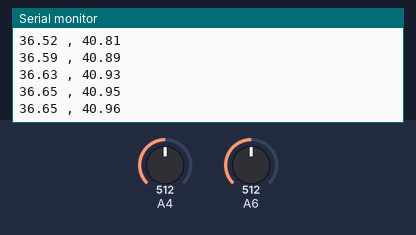
Bench run of a sketch on a simulated Arduino Nano, built with avr-gcc and run on an emulated ATmega328P. On the bench: the last lines printed to the serial monitor. Inputs (shaded band) come from the test bench; at power-on: A4 = 512, A6 = 512.

Above: at 1.2 s.
1.3 s: A4 set to 0
At 1.33 s:
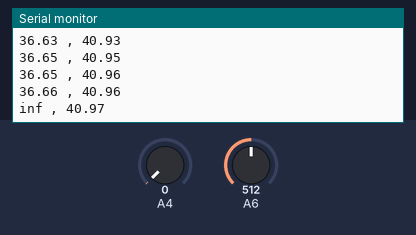
2.9 s: A6 set to 0
At 2.95 s:
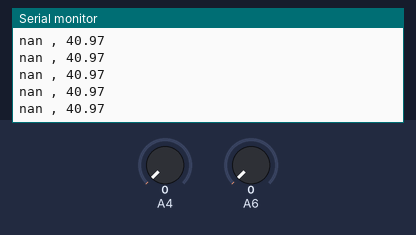
Timing chart, 0 to 5.9 s (numbered marks = the images above; inputs shaded):
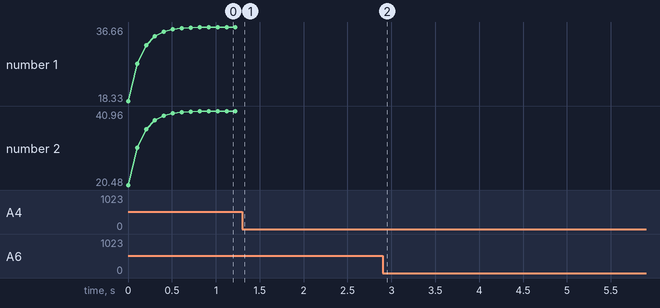

The sketch:

IRsensor_KF.ino
```cpp
    double last_est1 = 0;
    double last_est2 = 0;
    double process_noise = 1;
    double sensor_noise = 1;    // Change the value of sensor noise to get different KF performance

void setup() {
    Serial.begin(115200);   //Set up serial port at 115200 baud rate


}

void loop() {
  int val1, val2;                // Integer variable for analogue input
  double temp1, temp2, est1, est2;       // Variables for raw and fitered distance measurement
  val1=analogRead(A4);      //Read the analog port 0 and store the value in val
  val2=analogRead(A6);
  temp1 = DistanceSide1(val1);  //Convert to mm distance based on sensor calibration
  temp2 = DistanceSide2(val2);


//  Serial.print(val);
//  Serial.print(" , ");
//  Serial.println(temp);    //Print the value to the serial port
 // Serial.print(" , ");
  est1 = Kalman(temp1, last_est1);  //Filtered estimated measurement
  est2 = Kalman(temp2, last_est2);  //Filtered estimated measurement
  //Serial.println(est);
  Serial.print(est1);
  Serial.print(" , ");
  Serial.println(est2);
  last_est1 = est1;         // store estimate as previous measurement for next cycle
  last_est2 = est2;
  delay(100);            //Wait one second

}

double DistanceSide1(int RawADC)   {    // Convert to distance in mm based on calibration
  // --------------------------- SIDE 1 ------------------------------------------------
  // short range IR sensor trendline dist = 15350 * val^-0.947
  double A = 25325,   beta = -1.048;
  double dist;
  dist = A * pow(RawADC, beta);
  return dist;
}

double DistanceSide2(int RawADC)   {    // Convert to distance in mm based on calibration
  // --------------------------- SIDE 2 -------------------------------------------------
  // short range IR sensor trendline dist = 18126 * val^-0.963
  double A = 25610,   beta = -1.032;
  double dist;
  dist = A * pow(RawADC, beta);
  return dist;
}

double Kalman(double rawdata, double prev_est){   // Kalman Filter
  double a_priori_est, a_post_est, a_priori_var, a_post_var, kalman_gain;

  a_priori_est = prev_est;
  a_priori_var = process_noise;

  kalman_gain = a_priori_var/(a_priori_var+sensor_noise);
  a_post_est = a_priori_est + kalman_gain*(rawdata-a_priori_est);
  a_post_var = (1- kalman_gain)*a_priori_var;
  return a_post_est;
}
```

Measured:
- after the input at 1.3 s, the serial monitor: prints a new line at once (image 1)
